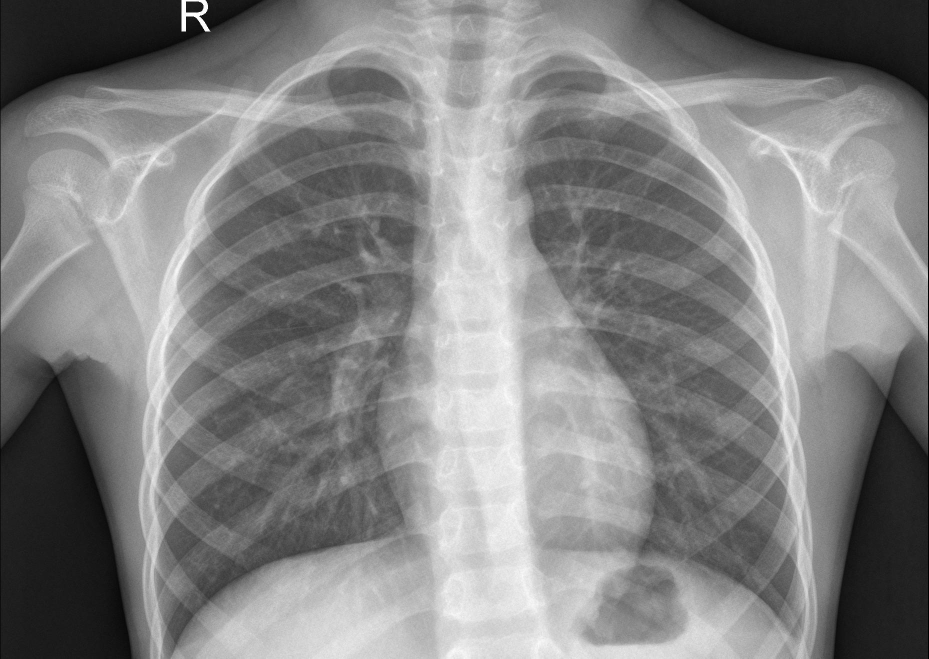
#> input picture ML/chest_xray/dataset/test/NORMAL/IM-0001-0001.jpeg, 1857 x 1317 px (shown at 1/2 size)
$ python -i preprocess.py   (imports and definitions only)
#> lines starting #> are read from the running program, lines starting #| are printed output that depends on the picture; after the words box and inside, x2 and y2 are one past the last pixel; in counts of white or black regions, pixels touching at a corner belong together
import cv2
import os

def preprocess_image(image_path: str):
    img = cv2.imread(image_path)
#> img is the input picture: shape (1317, 1857, 3); min 0, max 255, mean 131

    # If image cannot be read
    if img is None:
        return image_path

    # Step 1: grayscale
    gray = cv2.cvtColor(img, cv2.COLOR_BGR2GRAY)

    # Step 2: increase contrast
    alpha = 1.8      # contrast multiplier
    beta = -20       # brightness shift
    contrast = cv2.convertScaleAbs(gray, alpha=alpha, beta=beta)
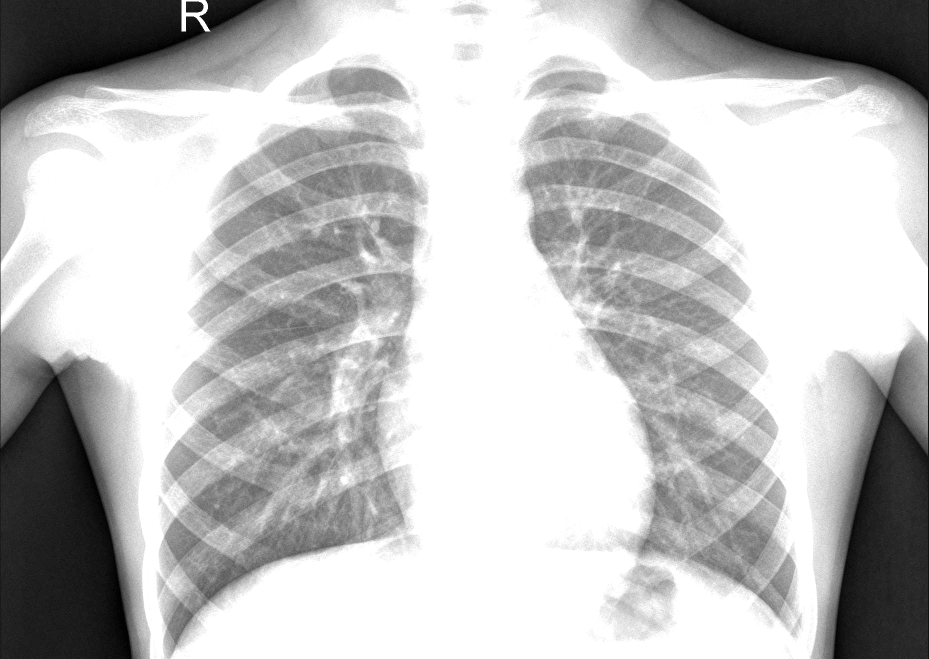
#> contrast: shape (1317, 1857) (shown at 1/2 size); min 0, max 255, mean 190.9

    # Step 3: thresholding (binarization)
    _, thresh = cv2.threshold(contrast, 160, 255, cv2.THRESH_BINARY)
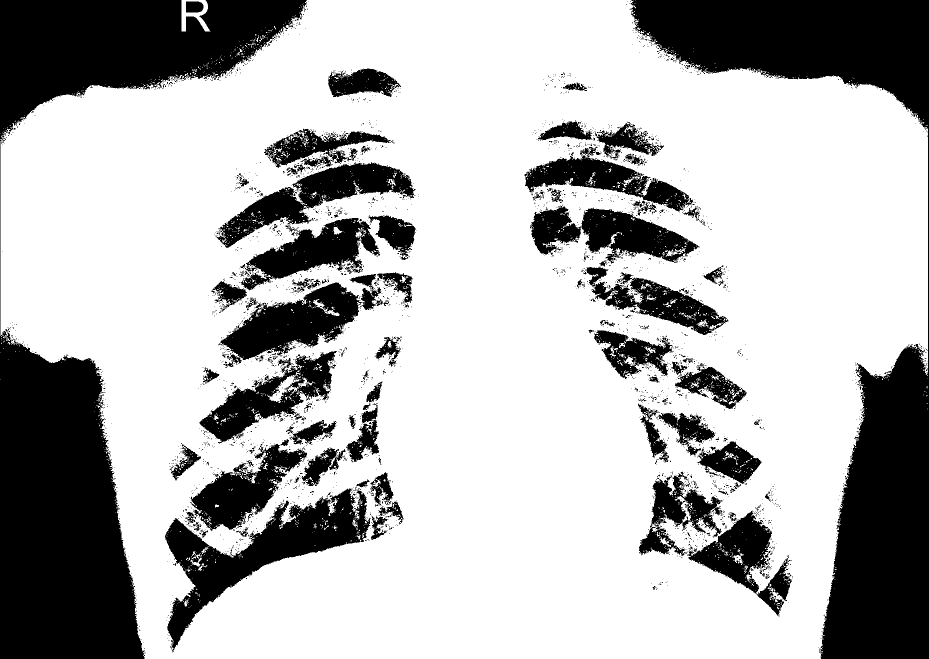
#> thresh: shape (1317, 1857) (shown at 1/2 size); 70.7% white; 2861 black regions (2704 under 20 px), largest, box (x1, y1, x2, y2) and area: (0, 0, 614, 1317) 238820, (1259, 0, 1857, 1317) 190696, (330, 976, 742, 1305) 37854

    # Step 4: Resize for better OCR reading
    resized = cv2.resize(thresh, None, fx=1.6, fy=1.6, interpolation=cv2.INTER_LINEAR)
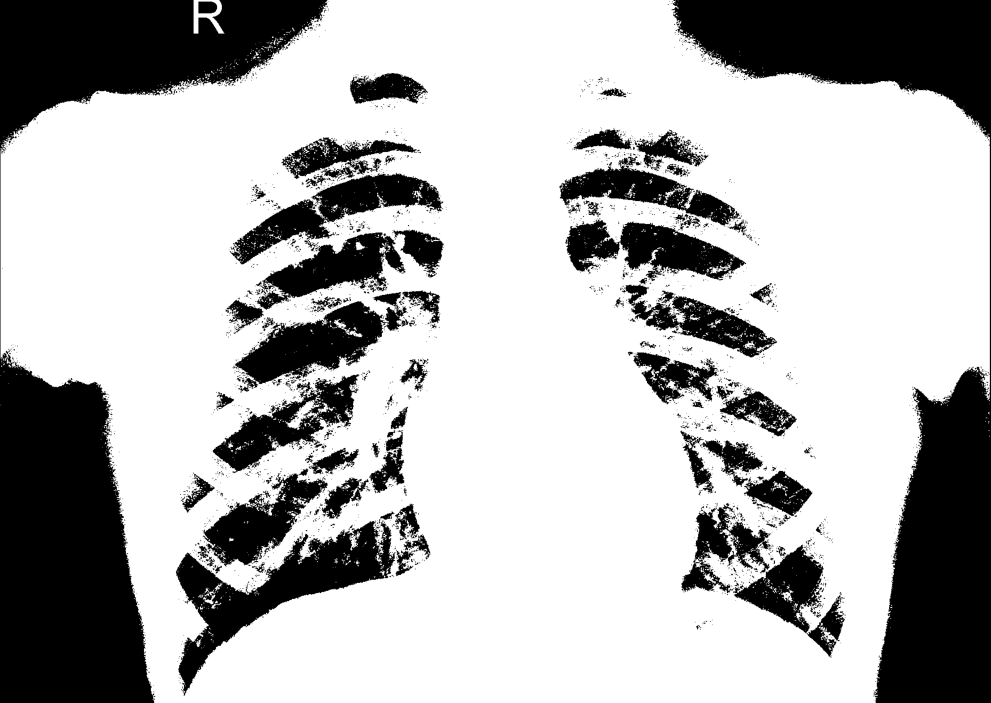
#> resized: shape (2107, 2971) (shown at 1/3 size); min 0, max 255, mean 180.3

    # Step 5: Correct cleaned file name safely
    base, ext = os.path.splitext(image_path)
    cleaned_path = f"{base}_clean.jpg"     # Always save processed image as JPG

    cv2.imwrite(cleaned_path, resized)

    return cleaned_path

>>> result = preprocess_image('../../../ML/chest_xray/dataset/test/NORMAL/IM-0001-0001.jpeg')

$ run again, on ML/chest_xray/dataset/test/NORMAL/IM-0005-0001.jpeg
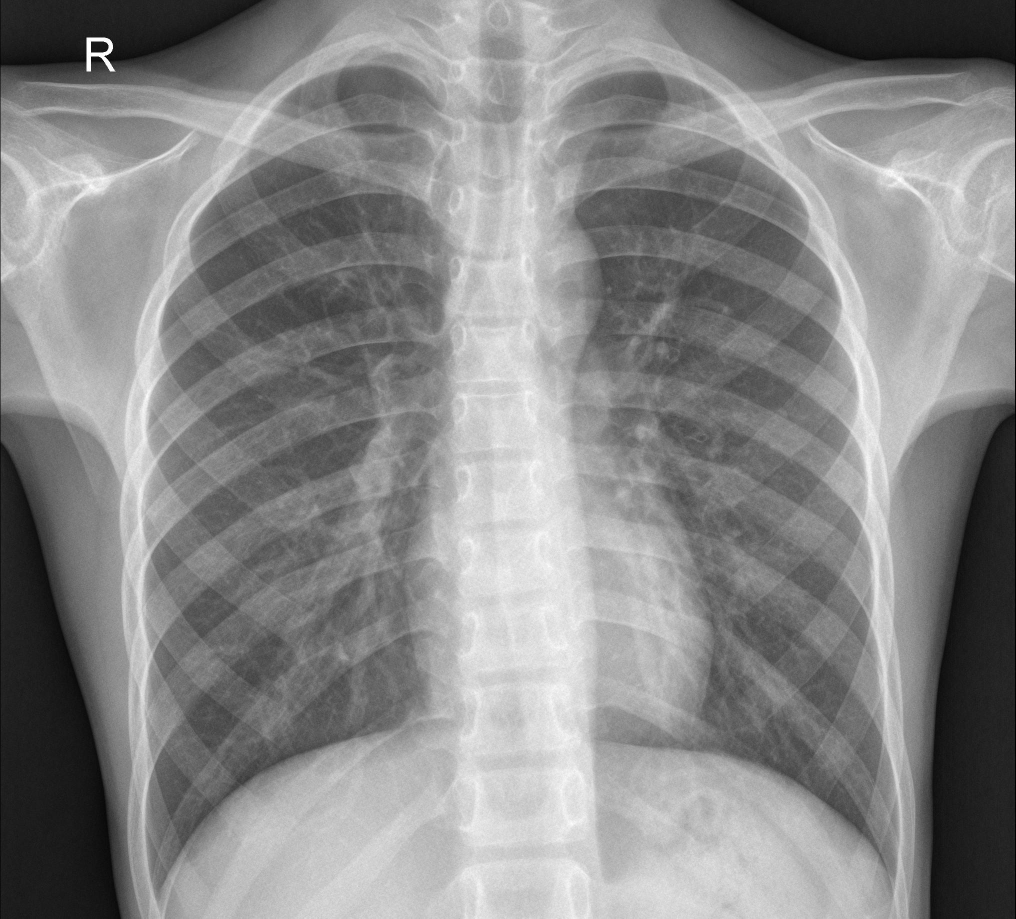
#> input picture ML/chest_xray/dataset/test/NORMAL/IM-0005-0001.jpeg, 2031 x 1837 px (shown at 1/2 size)
#> in preprocess_image, img is the input picture: shape (1837, 2031, 3); min 0, max 255, mean 136.2
#> in preprocess_image, `contrast = cv2.convertScaleAbs(gray, alpha=alpha, beta=beta)`:
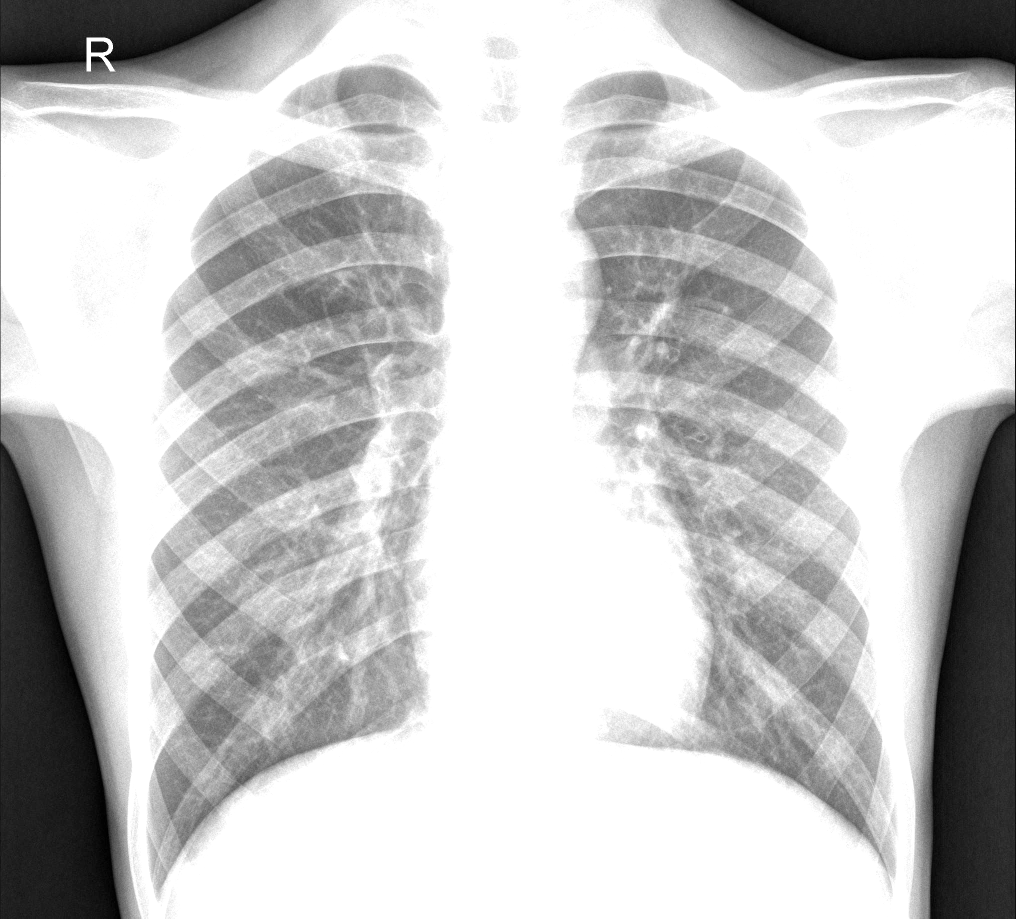
#> contrast: shape (1837, 2031) (shown at 1/2 size); min 0, max 255, mean 197.9
#> in preprocess_image, `_, thresh = cv2.threshold(contrast, 160, 255, cv2.THRESH_BINARY)`:
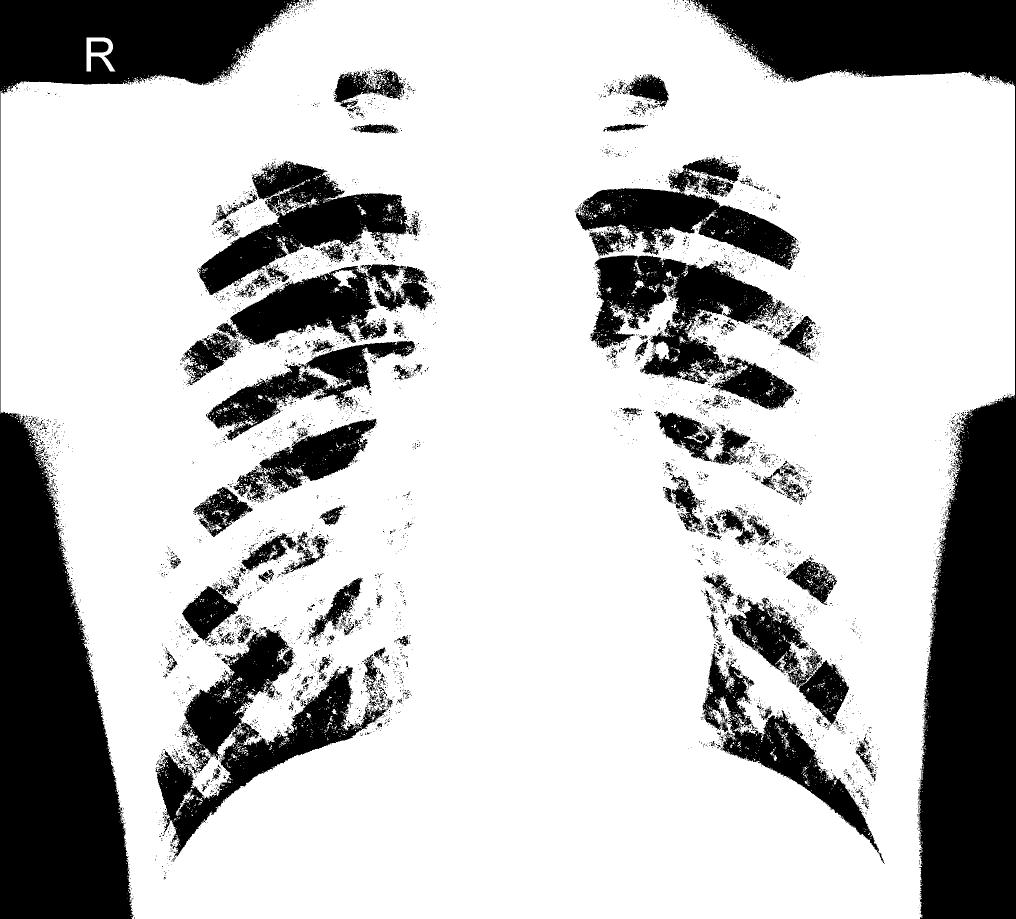
#> thresh: shape (1837, 2031) (shown at 1/2 size); 75.4% white; 6105 black regions (5830 under 20 px), largest, box (x1, y1, x2, y2) and area: (0, 0, 601, 1837) 259189, (1382, 0, 2031, 1837) 252742, (311, 1258, 773, 1714) 57854

$ run again, on ML/chest_xray/dataset/test/NORMAL/IM-0011-0001.jpeg
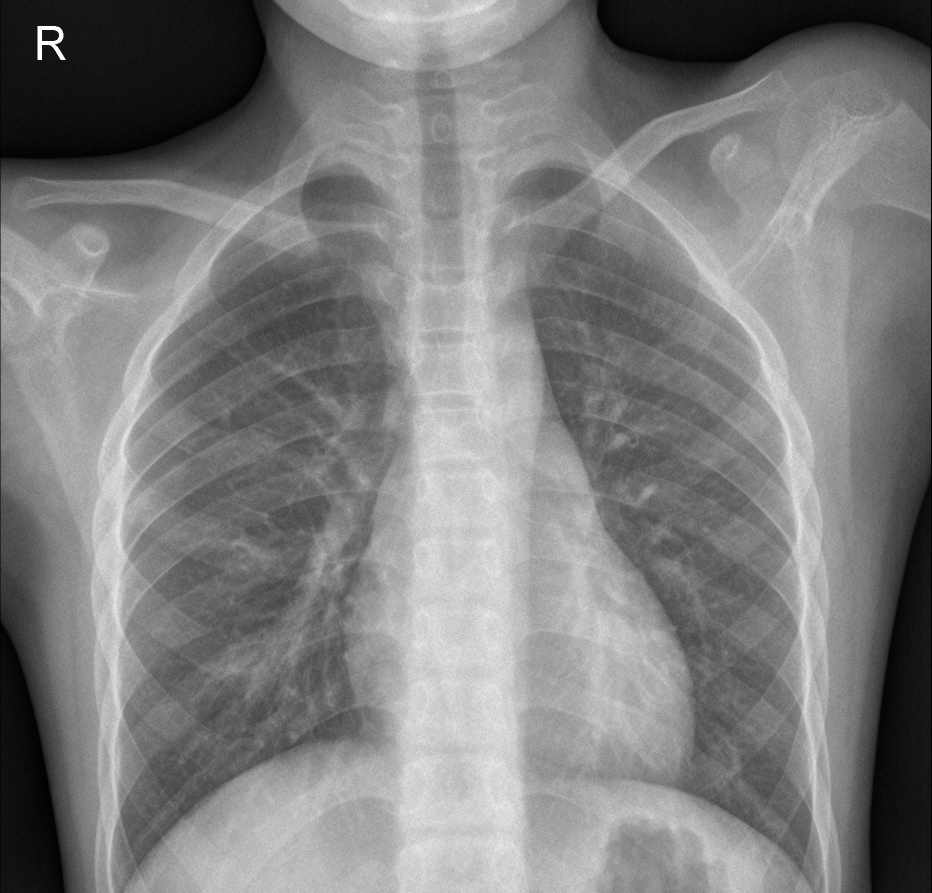
#> input picture ML/chest_xray/dataset/test/NORMAL/IM-0011-0001.jpeg, 1863 x 1785 px (shown at 1/2 size)
#> in preprocess_image, img is the input picture: shape (1785, 1863, 3); min 0, max 255, mean 126.2
#> in preprocess_image, `contrast = cv2.convertScaleAbs(gray, alpha=alpha, beta=beta)`:
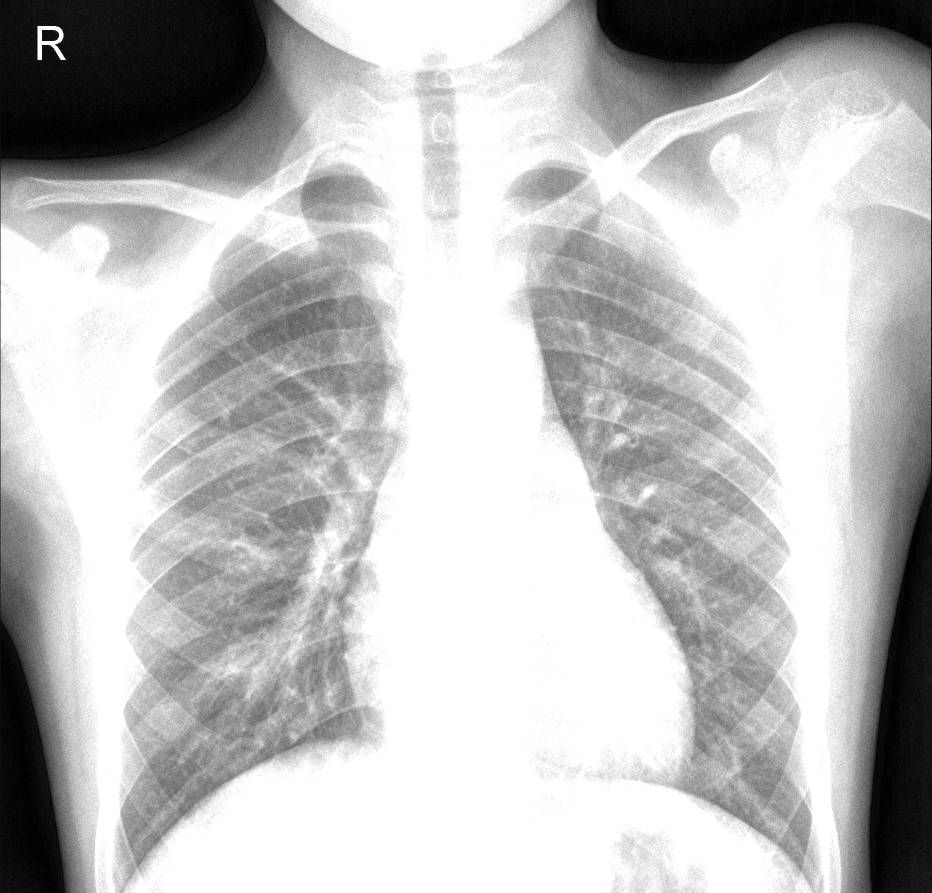
#> contrast: shape (1785, 1863) (shown at 1/2 size); min 0, max 255, mean 190.8
#> in preprocess_image, `_, thresh = cv2.threshold(contrast, 160, 255, cv2.THRESH_BINARY)`:
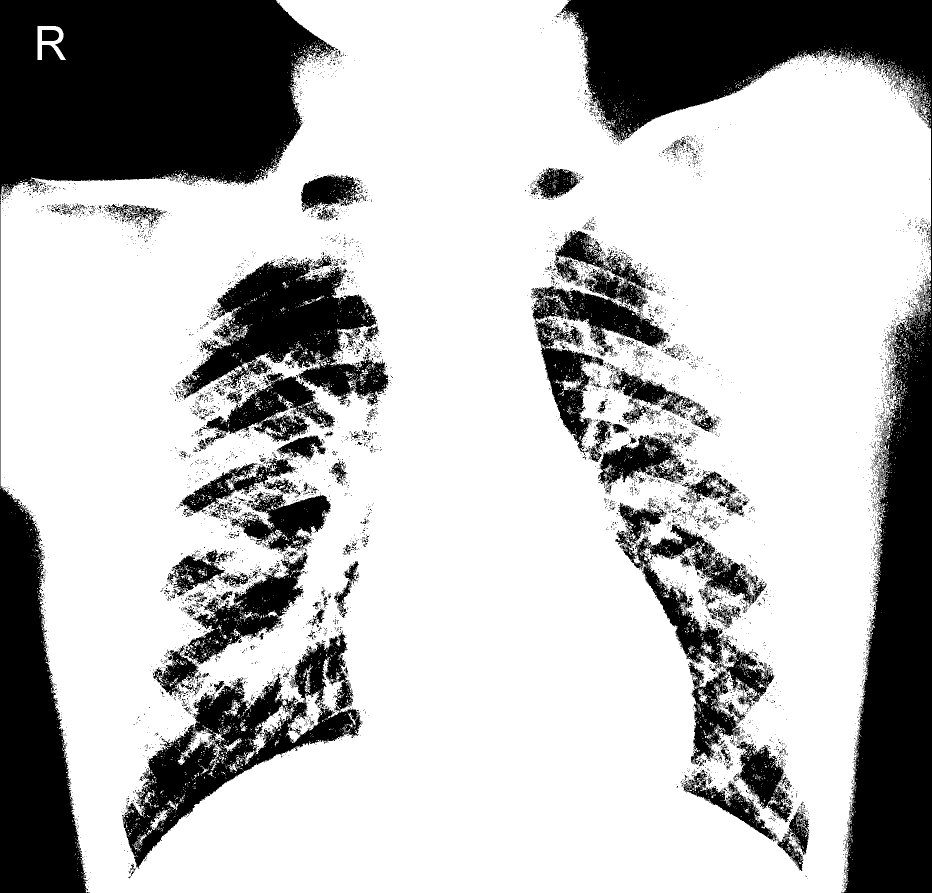
#> thresh: shape (1785, 1863) (shown at 1/2 size); 73% white; 8056 black regions (7767 under 20 px), largest, box (x1, y1, x2, y2) and area: (0, 0, 676, 1785) 299502, (1119, 0, 1863, 1785) 258864, (364, 511, 777, 810) 58020
